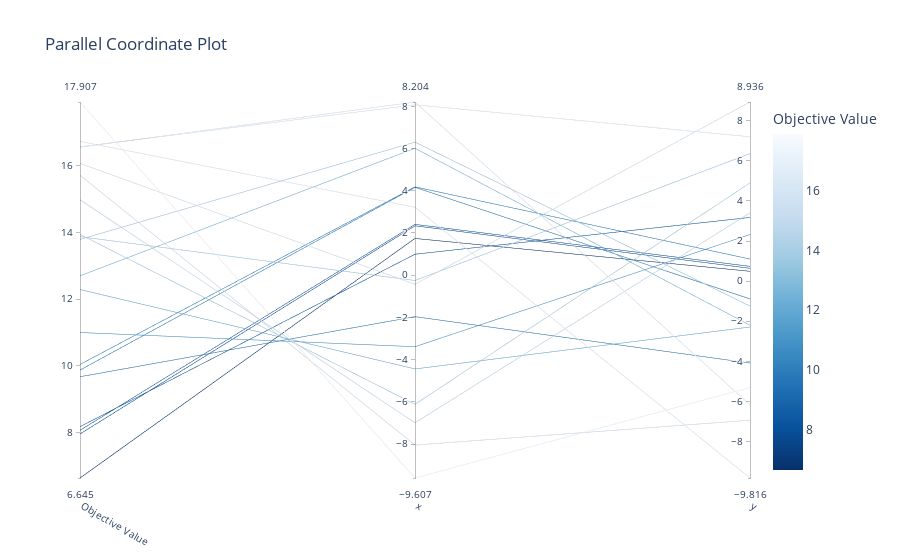

Here is the notebook cell this chart was saved with:
### Code cell
plot_parallel_coordinate(study)

### Figure 1 — Plotly figure (JSON) as saved in the notebook; plotly's stock layout.template omitted (floating-point values rounded to 4 significant figures)
{"data": [{"dimensions": [{"label": "Objective Value", "range": [6.645, 17.91], "values": [12.29, 14.98, 6.645, 9.677, 15.71, 8.181, 13.94, 16.55, 16.57, 17.91, 16.73, 8.074, 9.877, 10.05, 16.07, 7.964, 12.7, 11.0, 13.87, 13.79]}, {"label": "x", "range": [-9.607, 8.204], "values": [-4.44, -6.993, 1.742, -1.965, -8.047, 0.9936, -6.116, 8.204, 8.071, -9.607, 3.218, 2.408, 4.163, 4.183, -0.4302, 2.339, 6.011, -3.389, -0.251, 6.304]}, {"label": "y", "range": [-9.816, 8.936], "values": [-2.287, 3.408, 0.4939, -4.085, -6.935, 3.178, 4.9, -6.166, 7.202, -5.303, -9.816, 0.7402, -0.8852, 1.103, 8.936, 0.6426, -2.199, 2.33, 6.364, -1.243]}], "labelangle": 30, "labelside": "bottom", "line": {"color": [12.29, 14.98, 6.645, 9.677, 15.71, 8.181, 13.94, 16.55, 16.57, 17.91, 16.73, 8.074, 9.877, 10.05, 16.07, 7.964, 12.7, 11.0, 13.87, 13.79], "colorbar": {"title": {"text": "Objective Value"}}, "colorscale": [[0, "rgb(247,251,255)"], [0.125, "rgb(222,235,247)"], [0.25, "rgb(198,219,239)"], [0.375, "rgb(158,202,225)"], [0.5, "rgb(107,174,214)"], [0.625, "rgb(66,146,198)"], [0.75, "rgb(33,113,181)"], [0.875, "rgb(8,81,156)"], [1, "rgb(8,48,107)"]], "reversescale": true, "showscale": true}, "type": "parcoords"}], "layout": {"title": {"text": "Parallel Coordinate Plot"}}}
